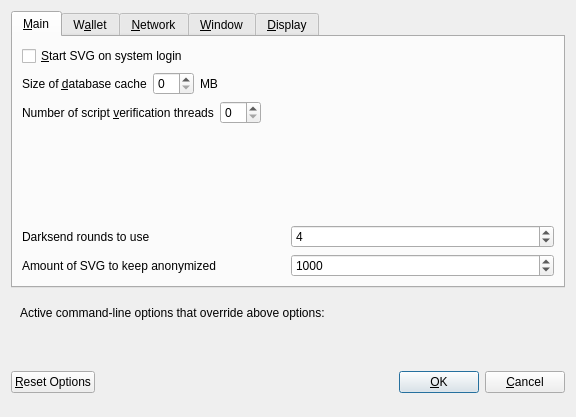
<?xml version="1.0" encoding="UTF-8"?>
<ui version="4.0">
 <class>OptionsDialog</class>
 <widget class="QDialog" name="OptionsDialog">
  <property name="geometry">
   <rect>
    <x>0</x>
    <y>0</y>
    <width>576</width>
    <height>417</height>
   </rect>
  </property>
  <property name="windowTitle">
   <string>Options</string>
  </property>
  <property name="modal">
   <bool>true</bool>
  </property>
  <layout class="QVBoxLayout" name="verticalLayout">
   <item>
    <widget class="QTabWidget" name="tabWidget">
     <property name="currentIndex">
      <number>0</number>
     </property>
     <widget class="QWidget" name="tabMain">
      <attribute name="title">
       <string>&amp;Main</string>
      </attribute>
      <layout class="QVBoxLayout" name="verticalLayout_Main">
       <item>
        <widget class="QCheckBox" name="bitcoinAtStartup">
         <property name="toolTip">
          <string>Automatically start SVG after logging in to the system.</string>
         </property>
         <property name="text">
          <string>&amp;Start SVG on system login</string>
         </property>
        </widget>
       </item>
       <item>
        <layout class="QHBoxLayout" name="horizontalLayout_2_Main">
         <item>
          <widget class="QLabel" name="databaseCacheLabel">
           <property name="text">
            <string>Size of &amp;database cache</string>
           </property>
           <property name="textFormat">
            <enum>Qt::PlainText</enum>
           </property>
           <property name="buddy">
            <cstring>databaseCache</cstring>
           </property>
          </widget>
         </item>
         <item>
          <widget class="QSpinBox" name="databaseCache"/>
         </item>
         <item>
          <widget class="QLabel" name="databaseCacheUnitLabel">
           <property name="text">
            <string>MB</string>
           </property>
           <property name="textFormat">
            <enum>Qt::PlainText</enum>
           </property>
          </widget>
         </item>
         <item>
          <spacer name="horizontalSpacer_2_Main">
           <property name="orientation">
            <enum>Qt::Horizontal</enum>
           </property>
           <property name="sizeHint" stdset="0">
            <size>
             <width>40</width>
             <height>20</height>
            </size>
           </property>
          </spacer>
         </item>
        </layout>
       </item>
       <item>
        <layout class="QHBoxLayout" name="horizontalLayout_3_Main">
         <item>
          <widget class="QLabel" name="threadsScriptVerifLabel">
           <property name="text">
            <string>Number of script &amp;verification threads</string>
           </property>
           <property name="textFormat">
            <enum>Qt::PlainText</enum>
           </property>
           <property name="buddy">
            <cstring>threadsScriptVerif</cstring>
           </property>
          </widget>
         </item>
         <item>
          <widget class="QSpinBox" name="threadsScriptVerif">
           <property name="toolTip">
            <string>(0 = auto, &lt;0 = leave that many cores free)</string>
           </property>
          </widget>
         </item>
         <item>
          <spacer name="horizontalSpacer_3_Main">
           <property name="orientation">
            <enum>Qt::Horizontal</enum>
           </property>
           <property name="sizeHint" stdset="0">
            <size>
             <width>40</width>
             <height>20</height>
            </size>
           </property>
          </spacer>
         </item>
        </layout>
       </item>
       <item>
        <spacer name="verticalSpacer_Main">
         <property name="orientation">
          <enum>Qt::Vertical</enum>
         </property>
         <property name="sizeHint" stdset="0">
          <size>
           <width>20</width>
           <height>40</height>
          </size>
         </property>
        </spacer>
       </item>
       <item>
        <layout class="QHBoxLayout" name="horizontalLayout_4_Main">
         <item>
          <widget class="QLabel" name="label">
           <property name="toolTip">
            <string>This setting determines the amount of individual masternodes that an input will be anonymized through.&lt;br/&gt;More rounds of anonymization gives a higher degree of privacy, but also costs more in fees.</string>
           </property>
           <property name="text">
            <string>Darksend rounds to use</string>
           </property>
          </widget>
         </item>
         <item>
          <widget class="QSpinBox" name="DarksendRounds">
           <property name="minimum">
            <number>2</number>
           </property>
           <property name="maximum">
            <number>8</number>
           </property>
           <property name="value">
            <number>4</number>
           </property>
          </widget>
         </item>
        </layout>
       </item>
       <item>
        <layout class="QHBoxLayout" name="horizontalLayout">
         <item>
          <widget class="QLabel" name="label_2">
           <property name="toolTip">
            <string>This amount acts as a threshold to turn off Darksend once it's reached.</string>
           </property>
           <property name="statusTip">
            <string notr="true"/>
           </property>
           <property name="whatsThis">
            <string notr="true"/>
           </property>
           <property name="accessibleName">
            <string notr="true"/>
           </property>
           <property name="accessibleDescription">
            <string notr="true"/>
           </property>
           <property name="text">
            <string>Amount of SVG to keep anonymized</string>
           </property>
          </widget>
         </item>
         <item>
          <widget class="QSpinBox" name="anonymizeSVG">
           <property name="minimum">
            <number>100</number>
           </property>
           <property name="maximum">
            <number>100000</number>
           </property>
           <property name="singleStep">
            <number>100</number>
           </property>
           <property name="value">
            <number>1000</number>
           </property>
          </widget>
         </item>
        </layout>
       </item>
      </layout>
     </widget>
     <widget class="QWidget" name="tabWallet">
      <attribute name="title">
       <string>W&amp;allet</string>
      </attribute>
      <layout class="QVBoxLayout" name="verticalLayout_Wallet">
       <item>
        <widget class="QGroupBox" name="groupBox">
         <property name="title">
          <string>Expert</string>
         </property>
         <layout class="QVBoxLayout" name="verticalLayout_2">
          <item>
           <widget class="QCheckBox" name="coinControlFeatures">
            <property name="toolTip">
             <string>Whether to show coin control features or not.</string>
            </property>
            <property name="text">
             <string>Enable coin &amp;control features</string>
            </property>
           </widget>
          </item>
          <item>
           <widget class="QCheckBox" name="showMasternodesTab">
            <property name="toolTip">
             <string>Show additional tab listing all your masternodes in first sub-tab&lt;br/&gt;and all masternodes on the network in second sub-tab.</string>
            </property>
            <property name="text">
             <string>Show Masternodes Tab</string>
            </property>
           </widget>
          </item>
          <item>
           <widget class="QCheckBox" name="spendZeroConfChange">
            <property name="toolTip">
             <string>If you disable the spending of unconfirmed change, the change from a transaction&lt;br/&gt;cannot be used until that transaction has at least one confirmation.&lt;br/&gt;This also affects how your balance is computed.</string>
            </property>
            <property name="text">
             <string>&amp;Spend unconfirmed change</string>
            </property>
           </widget>
          </item>
         </layout>
        </widget>
       </item>
       <item>
        <spacer name="verticalSpacer_Wallet">
         <property name="orientation">
          <enum>Qt::Vertical</enum>
         </property>
         <property name="sizeHint" stdset="0">
          <size>
           <width>20</width>
           <height>40</height>
          </size>
         </property>
        </spacer>
       </item>
      </layout>
     </widget>
     <widget class="QWidget" name="tabNetwork">
      <attribute name="title">
       <string>&amp;Network</string>
      </attribute>
      <layout class="QVBoxLayout" name="verticalLayout_Network">
       <item>
        <widget class="QCheckBox" name="mapPortUpnp">
         <property name="toolTip">
          <string>Automatically open the SVG client port on the router. This only works when your router supports UPnP and it is enabled.</string>
         </property>
         <property name="text">
          <string>Map port using &amp;UPnP</string>
         </property>
        </widget>
       </item>
       <item>
        <widget class="QCheckBox" name="allowIncoming">
         <property name="toolTip">
          <string>Accept connections from outside</string>
         </property>
         <property name="text">
          <string>Allow incoming connections</string>
         </property>
        </widget>
       </item>
       <item>
        <widget class="QCheckBox" name="connectSocks">
         <property name="toolTip">
          <string>Connect to the SVG network through a SOCKS5 proxy.</string>
         </property>
         <property name="text">
          <string>&amp;Connect through SOCKS5 proxy (default proxy):</string>
         </property>
        </widget>
       </item>
       <item>
        <layout class="QHBoxLayout" name="horizontalLayout_1_Network">
         <item>
          <widget class="QLabel" name="proxyIpLabel">
           <property name="text">
            <string>Proxy &amp;IP:</string>
           </property>
           <property name="textFormat">
            <enum>Qt::PlainText</enum>
           </property>
           <property name="buddy">
            <cstring>proxyIp</cstring>
           </property>
          </widget>
         </item>
         <item>
          <widget class="QValidatedLineEdit" name="proxyIp">
           <property name="minimumSize">
            <size>
             <width>140</width>
             <height>0</height>
            </size>
           </property>
           <property name="maximumSize">
            <size>
             <width>140</width>
             <height>16777215</height>
            </size>
           </property>
           <property name="toolTip">
            <string>IP address of the proxy (e.g. IPv4: 127.0.0.1 / IPv6: ::1)</string>
           </property>
          </widget>
         </item>
         <item>
          <widget class="QLabel" name="proxyPortLabel">
           <property name="text">
            <string>&amp;Port:</string>
           </property>
           <property name="textFormat">
            <enum>Qt::PlainText</enum>
           </property>
           <property name="buddy">
            <cstring>proxyPort</cstring>
           </property>
          </widget>
         </item>
         <item>
          <widget class="QLineEdit" name="proxyPort">
           <property name="minimumSize">
            <size>
             <width>55</width>
             <height>0</height>
            </size>
           </property>
           <property name="maximumSize">
            <size>
             <width>55</width>
             <height>16777215</height>
            </size>
           </property>
           <property name="toolTip">
            <string>Port of the proxy (e.g. 9050)</string>
           </property>
          </widget>
         </item>
         <item>
          <spacer name="horizontalSpacer_1_Network">
           <property name="orientation">
            <enum>Qt::Horizontal</enum>
           </property>
           <property name="sizeHint" stdset="0">
            <size>
             <width>40</width>
             <height>20</height>
            </size>
           </property>
          </spacer>
         </item>
        </layout>
       </item>
       <item>
        <spacer name="verticalSpacer_Network">
         <property name="orientation">
          <enum>Qt::Vertical</enum>
         </property>
         <property name="sizeHint" stdset="0">
          <size>
           <width>20</width>
           <height>40</height>
          </size>
         </property>
        </spacer>
       </item>
      </layout>
     </widget>
     <widget class="QWidget" name="tabWindow">
      <attribute name="title">
       <string>&amp;Window</string>
      </attribute>
      <layout class="QVBoxLayout" name="verticalLayout_Window">
       <item>
        <widget class="QCheckBox" name="minimizeToTray">
         <property name="toolTip">
          <string>Show only a tray icon after minimizing the window.</string>
         </property>
         <property name="text">
          <string>&amp;Minimize to the tray instead of the taskbar</string>
         </property>
        </widget>
       </item>
       <item>
        <widget class="QCheckBox" name="minimizeOnClose">
         <property name="toolTip">
          <string>Minimize instead of exit the application when the window is closed. When this option is enabled, the application will be closed only after selecting Quit in the menu.</string>
         </property>
         <property name="text">
          <string>M&amp;inimize on close</string>
         </property>
        </widget>
       </item>
       <item>
        <spacer name="verticalSpacer_Window">
         <property name="orientation">
          <enum>Qt::Vertical</enum>
         </property>
         <property name="sizeHint" stdset="0">
          <size>
           <width>20</width>
           <height>40</height>
          </size>
         </property>
        </spacer>
       </item>
      </layout>
     </widget>
     <widget class="QWidget" name="tabDisplay">
      <attribute name="title">
       <string>&amp;Display</string>
      </attribute>
      <layout class="QVBoxLayout" name="verticalLayout_Display">
       <item>
        <layout class="QHBoxLayout" name="horizontalLayout_1_Display">
         <item>
          <widget class="QLabel" name="langLabel">
           <property name="text">
            <string>User Interface &amp;language:</string>
           </property>
           <property name="textFormat">
            <enum>Qt::PlainText</enum>
           </property>
           <property name="buddy">
            <cstring>lang</cstring>
           </property>
          </widget>
         </item>
         <item>
          <widget class="QValueComboBox" name="lang">
           <property name="toolTip">
            <string>The user interface language can be set here. This setting will take effect after restarting SVG.</string>
           </property>
          </widget>
         </item>
        </layout>
       </item>
       <item>
        <widget class="QLabel" name="label_3">
         <property name="toolTip">
          <string notr="true"/>
         </property>
         <property name="statusTip">
          <string notr="true"/>
         </property>
         <property name="whatsThis">
          <string notr="true"/>
         </property>
         <property name="accessibleName">
          <string notr="true"/>
         </property>
         <property name="text">
          <string>Language missing or translation incomplete? Help contributing translations here:
https://www.transifex.com/salvage-project/salvage-project-translations</string>
         </property>
         <property name="wordWrap">
          <bool>true</bool>
         </property>
         <property name="openExternalLinks">
          <bool>true</bool>
         </property>
         <property name="textInteractionFlags">
          <set>Qt::TextBrowserInteraction</set>
         </property>
        </widget>
       </item>
       <item>
        <layout class="QHBoxLayout" name="horizontalLayout_4_Display" stretch="0,0">
         <item>
          <widget class="QLabel" name="themeLabel">
           <property name="text">
            <string>User Interface Theme:</string>
           </property>
          </widget>
         </item>
         <item>
          <widget class="QValueComboBox" name="theme"/>
         </item>
        </layout>
       </item>
       <item>
        <widget class="Line" name="line">
         <property name="orientation">
          <enum>Qt::Horizontal</enum>
         </property>
        </widget>
       </item>
       <item>
        <layout class="QHBoxLayout" name="horizontalLayout_2_Display">
         <item>
          <widget class="QLabel" name="unitLabel">
           <property name="text">
            <string>&amp;Unit to show amounts in:</string>
           </property>
           <property name="textFormat">
            <enum>Qt::PlainText</enum>
           </property>
           <property name="buddy">
            <cstring>unit</cstring>
           </property>
          </widget>
         </item>
         <item>
          <widget class="QValueComboBox" name="unit">
           <property name="toolTip">
            <string>Choose the default subdivision unit to show in the interface and when sending coins.</string>
           </property>
          </widget>
         </item>
        </layout>
       </item>
       <item>
        <layout class="QHBoxLayout" name="horizontalLayout_5_Display">
         <item>
          <widget class="QLabel" name="digitsLabel">
           <property name="text">
            <string>Decimal digits</string>
           </property>
          </widget>
         </item>
         <item>
          <widget class="QValueComboBox" name="digits"/>
         </item>
        </layout>
       </item>
       <item>
        <layout class="QHBoxLayout" name="horizontalLayout_3_Display">
         <item>
          <widget class="QLabel" name="thirdPartyTxUrlsLabel">
           <property name="toolTip">
            <string>Third party URLs (e.g. a block explorer) that appear in the transactions tab as context menu items. %s in the URL is replaced by transaction hash. Multiple URLs are separated by vertical bar |.</string>
           </property>
           <property name="text">
            <string>Third party transaction URLs</string>
           </property>
           <property name="buddy">
            <cstring>thirdPartyTxUrls</cstring>
           </property>
          </widget>
         </item>
         <item>
          <widget class="QLineEdit" name="thirdPartyTxUrls">
           <property name="toolTip">
            <string>Third party URLs (e.g. a block explorer) that appear in the transactions tab as context menu items. %s in the URL is replaced by transaction hash. Multiple URLs are separated by vertical bar |.</string>
           </property>
          </widget>
         </item>
        </layout>
       </item>
       <item>
        <spacer name="verticalSpacer">
         <property name="orientation">
          <enum>Qt::Vertical</enum>
         </property>
         <property name="sizeHint" stdset="0">
          <size>
           <width>20</width>
           <height>40</height>
          </size>
         </property>
        </spacer>
       </item>
      </layout>
     </widget>
    </widget>
   </item>
   <item>
    <widget class="QFrame" name="frame">
     <layout class="QVBoxLayout" name="verticalLayout_Bottom">
      <item>
       <layout class="QHBoxLayout" name="horizontalLayout_Bottom">
        <item>
         <widget class="QLabel" name="overriddenByCommandLineInfoLabel">
          <property name="text">
           <string>Active command-line options that override above options:</string>
          </property>
          <property name="textFormat">
           <enum>Qt::PlainText</enum>
          </property>
         </widget>
        </item>
        <item>
         <spacer name="horizontalSpacer_Bottom">
          <property name="orientation">
           <enum>Qt::Horizontal</enum>
          </property>
          <property name="sizeHint" stdset="0">
           <size>
            <width>40</width>
            <height>20</height>
           </size>
          </property>
         </spacer>
        </item>
       </layout>
      </item>
      <item>
       <widget class="QLabel" name="overriddenByCommandLineLabel">
        <property name="text">
         <string/>
        </property>
        <property name="textFormat">
         <enum>Qt::PlainText</enum>
        </property>
        <property name="wordWrap">
         <bool>true</bool>
        </property>
       </widget>
      </item>
     </layout>
    </widget>
   </item>
   <item>
    <layout class="QHBoxLayout" name="horizontalLayout_Buttons">
     <item>
      <widget class="QPushButton" name="resetButton">
       <property name="toolTip">
        <string>Reset all client options to default.</string>
       </property>
       <property name="text">
        <string>&amp;Reset Options</string>
       </property>
       <property name="autoDefault">
        <bool>false</bool>
       </property>
      </widget>
     </item>
     <item>
      <spacer name="horizontalSpacer_1">
       <property name="orientation">
        <enum>Qt::Horizontal</enum>
       </property>
       <property name="sizeHint" stdset="0">
        <size>
         <width>40</width>
         <height>48</height>
        </size>
       </property>
      </spacer>
     </item>
     <item>
      <widget class="QLabel" name="statusLabel">
       <property name="minimumSize">
        <size>
         <width>200</width>
         <height>0</height>
        </size>
       </property>
       <property name="font">
        <font>
         <weight>75</weight>
         <bold>true</bold>
        </font>
       </property>
       <property name="text">
        <string/>
       </property>
       <property name="textFormat">
        <enum>Qt::PlainText</enum>
       </property>
       <property name="wordWrap">
        <bool>true</bool>
       </property>
      </widget>
     </item>
     <item>
      <spacer name="horizontalSpacer_2">
       <property name="orientation">
        <enum>Qt::Horizontal</enum>
       </property>
       <property name="sizeHint" stdset="0">
        <size>
         <width>40</width>
         <height>48</height>
        </size>
       </property>
      </spacer>
     </item>
     <item>
      <widget class="QPushButton" name="okButton">
       <property name="text">
        <string>&amp;OK</string>
       </property>
       <property name="autoDefault">
        <bool>false</bool>
       </property>
       <property name="default">
        <bool>true</bool>
       </property>
      </widget>
     </item>
     <item>
      <widget class="QPushButton" name="cancelButton">
       <property name="text">
        <string>&amp;Cancel</string>
       </property>
       <property name="autoDefault">
        <bool>false</bool>
       </property>
      </widget>
     </item>
    </layout>
   </item>
  </layout>
 </widget>
 <customwidgets>
  <customwidget>
   <class>QValidatedLineEdit</class>
   <extends>QLineEdit</extends>
   <header>qvalidatedlineedit.h</header>
  </customwidget>
  <customwidget>
   <class>QValueComboBox</class>
   <extends>QComboBox</extends>
   <header>qvaluecombobox.h</header>
  </customwidget>
 </customwidgets>
 <resources/>
 <connections/>
</ui>
